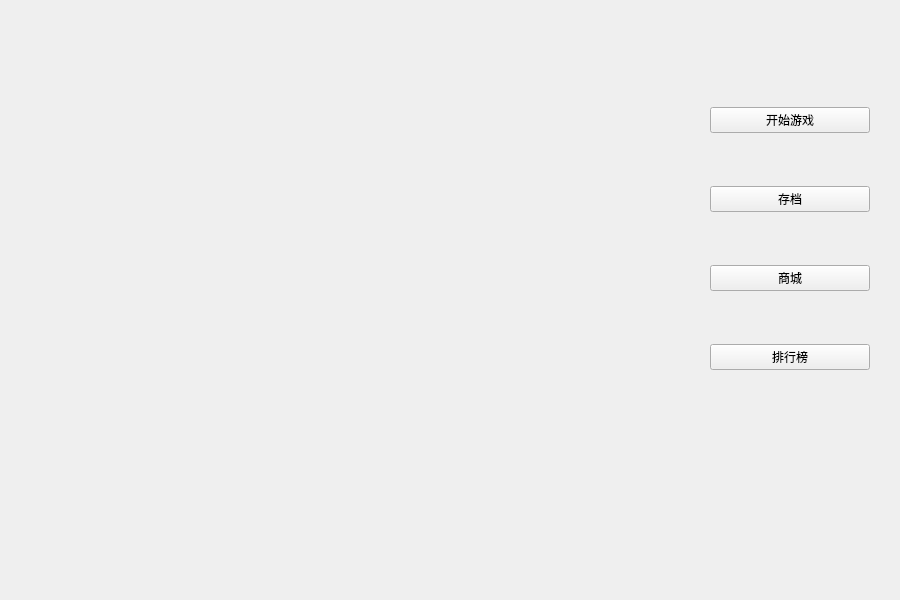
<?xml version="1.0" encoding="UTF-8"?>
<ui version="4.0">
 <class>Widget</class>
 <widget class="QWidget" name="Widget">
  <property name="geometry">
   <rect>
    <x>0</x>
    <y>0</y>
    <width>900</width>
    <height>600</height>
   </rect>
  </property>
  <property name="windowTitle">
   <string>Widget</string>
  </property>
  <widget class="QWidget" name="verticalLayoutWidget">
   <property name="geometry">
    <rect>
     <x>710</x>
     <y>60</y>
     <width>160</width>
     <height>361</height>
    </rect>
   </property>
   <layout class="QVBoxLayout" name="verticalLayout">
    <item>
     <widget class="QPushButton" name="begin">
      <property name="text">
       <string>开始游戏</string>
      </property>
     </widget>
    </item>
    <item>
     <widget class="QPushButton" name="save">
      <property name="text">
       <string>存档</string>
      </property>
     </widget>
    </item>
    <item>
     <widget class="QPushButton" name="shop">
      <property name="text">
       <string>商城</string>
      </property>
     </widget>
    </item>
    <item>
     <widget class="QPushButton" name="rank">
      <property name="text">
       <string>排行榜</string>
      </property>
     </widget>
    </item>
   </layout>
  </widget>
 </widget>
 <resources/>
 <connections/>
</ui>
